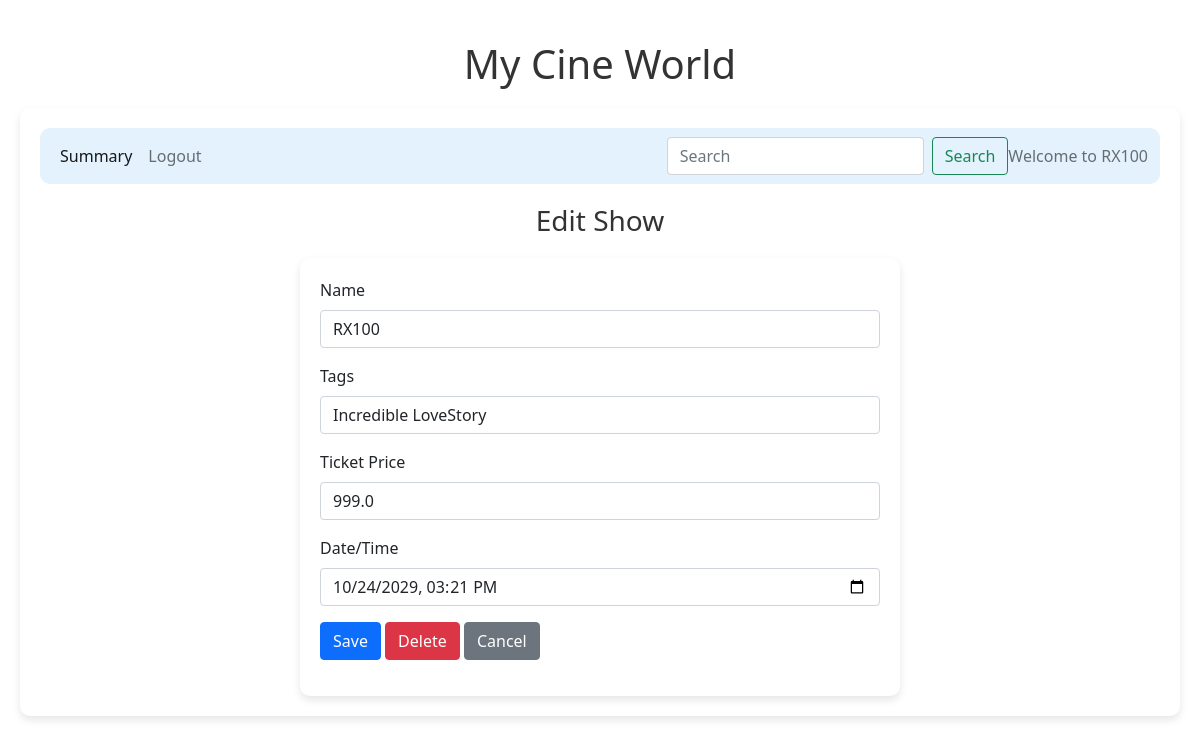
The app's page /edit_show/3/RX100 with its own data.
### backend/models.py (models this page shows)
class Show(db.Model):
    __tablename__="show"
    id=db.Column(db.Integer,primary_key=True)
    name=db.Column(db.String,nullable=False)
    tags=db.Column(db.String,nullable=False)
    rating=db.Column(db.Integer,default=0)
    tkt_price=db.Column(db.Float,default=0.0)
    date_time=db.Column(db.DateTime,nullable=False)
    theatre_id=db.Column(db.Integer, db.ForeignKey("theatre.id"),nullable=False)
    tickets=db.relationship("Ticket",cascade="all,delete",backref="show",lazy=True) #Show can access its tickets

### backend/controllers.py (the view, shortened to what this page needs)
@app.route("/edit_show/<id>/<name>",methods=["GET","POST"])
def edit_show(id,name):
    s=get_show(id)
    return render_template("edit_show.html",show=s,name=name)

### backend/controllers.py (called while the page is built)
def get_show(id):
    show=Show.query.filter_by(id=id).first()
    return show

### templates/edit_show.html
{% extends "admin_layout.html" %}
{% block content %}
    {% if show %}
        <div class="center"><h3>Edit Show</h3></div>
        <form action="/edit_show/{{show.id}}/{{name}}" method="POST">
            <div class="input_form">
                <div class="mb-3">
                    <label for="mname" class="form-label">Name</label>
                    <input type="text" class="form-control" name="mname" id="mname" value="{{show.name}}" required>
                </div>
                <div class="mb-3">
                    <label for="tags" class="form-label">Tags</label>
                    <input type="text" class="form-control" name="tags" id="tags" value="{{show.tags}}" required>
                </div>
                <div class="mb-3">
                    <label for="tkt_price" class="form-label">Ticket Price</label>
                    <input type="number" class="form-control" name="tkt_price" id="tkt_price" value="{{show.tkt_price}}" required>
                </div>
                <div class="mb-3">
                    <label for="dt_time" class="form-label">Date/Time</label>
                    <input type="datetime-local" class="form-control" name="dt_time" id="dt_time" value="{{show.date_time}}" required>
                </div>
                <div class="mb-3">
                    <button type="submit" class="btn btn-primary">Save</button>
                    <a href="/delete_show/{{show.id}}/{{name}}" class="btn btn-danger">Delete</a>
                    <a href="/admin/{{name}}" class="btn btn-secondary">Cancel</a>
                </div>
            </div>
        </form>
    {% endif %}
{% endblock %}

### templates/admin_layout.html (shortened to what this page needs)
<!DOCTYPE html>
<html>
    <head>
        <link rel="stylesheet" href="/static/styles/main.css">
        <link href="https://cdn.jsdelivr.net/npm/bootstrap@5.0.2/dist/css/bootstrap.min.css" rel="stylesheet">
    </head>
    <body>
        <div class="my_container">
            <div class="center"><h1>My Cine World</h1></div>
            <div class="my_panel">
                <nav class="navbar navbar-expand-lg navbar-light" style="background-color: #e3f2fd;">
                    <div class="container-fluid">
                      <div class="collapse navbar-collapse" id="navbarText">
                        <ul class="navbar-nav me-auto mb-2 mb-lg-0">
                          <li class="nav-item">
                            <a class="nav-link active" aria-current="page" href="/admin_summary">Summary</a>
                          </li>
                          <li class="nav-item">
                            <a class="nav-link" href="/login">Logout</a>
                          </li>
                        </ul>
                        <form class="d-flex" method="POST" action="/search/{{name}}">
                          <input class="form-control me-2" type="search" placeholder="Search" aria-label="Search" name="search_txt" id="search_txt">
                          <button class="btn btn-outline-success" type="submit">Search</button>
                        </form>
                        <span class="navbar-text">
                          Welcome to {{name}}
                        </span>
                      </div>
                    </div>
                  </nav>
                  {%block content%}{%endblock%}
            </div>
        </div>
    </body>
</html>

### static/styles/main.css (style rules this page uses)
* { margin: 0; padding: 0; box-sizing: border-box; }
body { font-family: 'Arial', sans-serif; background-color: #f8f9fa; }
.my_container { max-width: 1200px; margin: 0 auto; padding: 20px; }
.my_panel { background-color: #fff; border-radius: 10px; box-shadow: 0 4px 8px rgba(0, 0, 0, 0.1); padding: 20px; margin-top: 20px; }
.center { text-align: center; margin: 20px 0; color: #333; }
.input_form { max-width: 600px; margin: 0 auto; padding: 20px; background-color: #fff; border-radius: 10px; box-shadow: 0 4px 8px rgba(0, 0, 0, 0.1); }
.navbar { border-radius: 10px; margin-bottom: 20px; }
.nav-link { color: #333; }
.btn-primary { background-color: #007bff; border: none; padding: 10px 20px; border-radius: 5px; transition: background-color 0.3s ease; }
.btn-danger { background-color: #dc3545; border: none; padding: 10px 20px; border-radius: 5px; transition: background-color 0.3s ease; }
.form-control { border-radius: 5px; padding: 10px; border: 1px solid #ced4da; }

### records on screen
Show: name "RX100", mname "RX100", tags "Incredible LoveStory", tkt_price "999.0", dt_time "10/24/2029 15:21"
